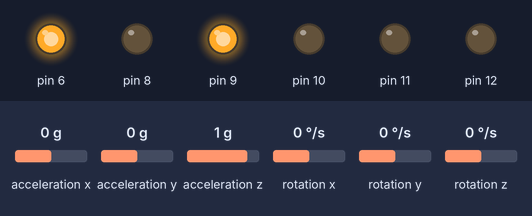
This sketch was run on a simulated Arduino Uno, built with avr-gcc and run on an emulated ATmega328P. Shown: output pins drawn as LEDs (lit = HIGH). Wiring (inferred from the names in the program): MPU-6050 motion sensor at I2C address 0x68. Inputs (shaded band) come from the test bench; at power-on: rotation y 0 °/s, acceleration x 0 g, acceleration y 0 g, acceleration z 1 g, rotation x 0 °/s, rotation z 0 °/s.

Above: at 1.3 s.
1.4 s: rotation y set to 24 °/s
At 3.2 s:
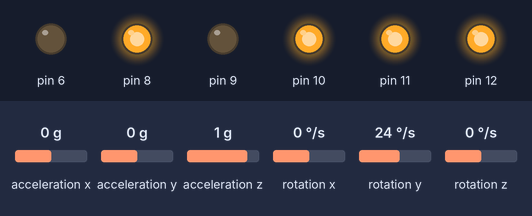
3.5 s: rotation y set to 0 °/s
At 5.57 s:
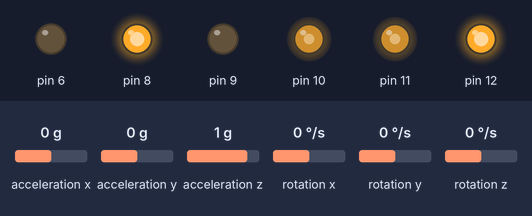
6.5 s: acceleration x set to 0.8 g
At 7.2 s:
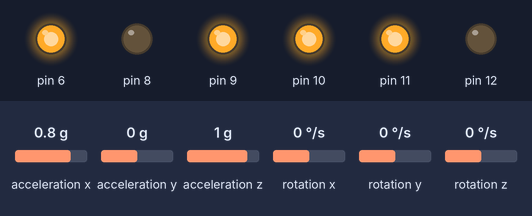
8.2 s: acceleration x set to -1.4 g
At 10.8 s:
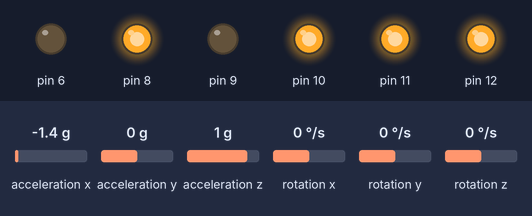
Timing chart, 0 to 12.2 s (numbered marks = the images above; inputs shaded):
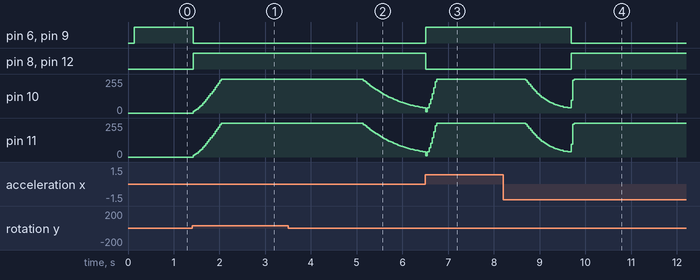

Measured:
- after the input at 1.4 s, pin 6, pin 9: HIGH → LOW at once; pin 8, pin 12: LOW → HIGH at once; pin 10, pin 11: moves from 0/255 to 255/255 over 0.61 s, starting at once
- after the input at 3.5 s, pin 10, pin 11: moves from 255/255 to 38/255 over 1.4 s, starting after 1.6 s
- after the input at 6.5 s, pin 6, pin 9: LOW → HIGH at once; pin 8, pin 12: HIGH → LOW at once
- after the input at 8.2 s, pin 6, pin 9: HIGH → LOW after 1.5 s; pin 8, pin 12: LOW → HIGH after 1.5 s

The sketch:

Blancer.ino
```cpp
//블루투스제어 같은겨웅 안드로이드어플쪽 까지 같이 포함해야 되기 때문에 해당부분 소스는 빼고 아두이노 쪽에서도 관련 소스를 전처리기 처리 했습니다.
//#define USING_BLUETOOTH

#include <Wire.h>
#include <dcmotor2.h>

#include <inttypes.h>
#include <Kalman.h>
#include <CMPU6050.h>

#ifdef USING_BLUETOOTH
#ifdef SOFTBT
	#include <SoftwareSerial.h>
	#include <CBlueToothMng.h>
#else
	#include <CSEBlueToothMng.h>
#endif
#include <CPacketDefine.h>
#endif


#include "mytime.h"
#include "CPIDMng.h"

#define STAND_BY 6	//TB6612FNG모터 드라이버의 READY핀, arduino pin 6

//----------------------------------------------------------------------------------------------------------------------------------------
#ifdef USING_BLUETOOTH
void AnalyzeBTPacket(char* pPacket, int len);

#ifdef SOFTBT //소프트 웨어 시리얼틍통한 블루투스(편리하지만, 소프트웨어 블루투스의 인터럽트가 서보라이브러리의 인터럽트를 방해해서(소프트시리얼 라이브러리내의 cli()같은 함수들), 서보모터를 튀게 만들어서 못쓰겠다)
CBlueToothMng g_BM(2, 3, 57600, AnalyzeBTPacket);  //software serial bluetooth
//CBlueToothMng g_BM(0, 1, 57600, AnalyzeBTPacket);  //software serial bluetooth, ADU RX, TX => blueTooth TX, RX
#else
CSEBlueToothMng g_BM(57600, AnalyzeBTPacket);  //serial bluetooth
#endif
#endif

/*
모터드라이버 제어 클래스

pin1, pin2, pwm1 : (arduino 5, 4, 3) 모터1제어
pnn3, pin4, pwm2 : (arduino 7, 8, 11)모터2제어

bEnablePWM : true일경우 pwm제어를 수행
(int pin1, int pin2, int pin3, int pin4, int pwm1, int pwm2, bool bEnablePWM)
*/
CDCMotorDriver g_Motor(6, 12, 9, 8, 10, 11, true);
//CDCMotorDriver g_Motor(5, 4, 7, 8, 3, 11, true);
//--------------------------------------------------------------------------------------------------------------------------------------------------------------------------------
#include "CSelfBlancer.h"
CSelfBlancer g_Blancer;

void setup()
{
#ifdef MYDEBUG
  Serial.begin(9600);
#endif

  //모터드라이버의 STAND_BY핀에 HIGH를 출력해서 모터드라이버를 활성화 시킨다.
  //pinMode(STAND_BY, OUTPUT);
  //digitalWrite(STAND_BY, HIGH);

#ifdef USING_BLUETOOTH
  //불루투스 매니저 초기화
  g_BM.Start();
#endif

  //모터드라이버 초기화
  g_Motor.Init();

  //밸런싱 컨트롤러 초기화
  g_Blancer.Init();

#ifndef USING_BLUETOOTH
  //블루투스 없이 바로 제어하는경우 바로 밸런싱 제어루틴 시작
  g_Blancer.Enable(true);
#endif
}

void loop()
{
#ifdef USING_BLUETOOTH
	g_BM.Update();		//블루투스 매니저 업데이트
#endif

	g_Blancer.Update();	//밸런서 업데이트
}

/*수신된 블루투스 패킷 처리 수행함

안드로이드 제어 어플로 부터 다음 신호를 수신 받아서 처리한다.,

밸런싱로봇 시작/종료
전진/후진/좌회전/우회전
PID관련 상수 설정(P, I, D, PWM제한값)
동체 중심각
---------------------------------------------------------------------
아두이노와 안드로이드간에 블루투스 통신을 통해서 주고 받는 패킷은
다음과 같은 구조로 이루어져있다.

시작지시(1바이트), 패킷길이(2바이트), 패킷타입(1바이트)

위의 구조가 가장 짧은 패킷의 구조이다.

패킷의 타입에 따라서 뒤에 임의의 길이의 데이터가 더 추가된다.

각 송수신 패킷은 수신버퍼와 송신 버퍼에 차곡차곡 기록되며,
송신시 송신 버퍼로 부터 한꺼번에 꺼내서 송신을 하고, 수신되는 데이터는
수신버퍼에 차곡차곡 쌓았다가,
하나의 패킷이 완성될때마다 하나씩 꺼내서 처리하게된다.
종료지시 바이트가 없어, 중간 패킷손실에 취약하다.
블루투스가 패킷손실을 어느정도까지 보정해주는지 모르겠다.
아무튼 근거리에서 현재까지는 아무런 문제 없지만, 블루투스 장비간의 거리가 멀어져서
신호가 까딱까딱하는 상황이 생겼을때 어떻게 될지 모르겠다.
메모리가 복사가 빈번하여 퍼포먼스에 문제가 있을 수 있다.
*/

#ifdef USING_BLUETOOTH
void AnalyzeBTPacket(char* pPacket, int len)
{
  switch(pPacket[3])
  {
    case PK_BT_PING: //서로 잘살아 있는지 확인하기 위한패킷
      {
        g_BM.SendPacket(PK_BT_PING);
      }
      break;

    case PK_BT_DC_FOWARD: //전진
      {
        g_Blancer.SetCenter(BL_CENTER_ANGLE - 6.0f);
      }
      break;
    case PK_BT_DC_BACKWARD: //후진
      {
        g_Blancer.SetCenter(BL_CENTER_ANGLE + 6.0f);
      }
      break;
    case PK_BT_DC_STOP: //정지
      {
        g_Blancer.SetCenter(BL_CENTER_ANGLE);
		g_Blancer.ResetBlancing();
      }
      break;

    case PK_BT_DC_TURN_LEFT: //좌회전
      {
        g_Blancer.SetCenter(BL_CENTER_ANGLE + 0.8f, BL_CENTER_ANGLE - 0.8f);
      }
      break;
    case PK_BT_DC_TURN_RIGHT: //우회전
      {
        g_Blancer.SetCenter(BL_CENTER_ANGLE - 0.8f, BL_CENTER_ANGLE + 0.8f);
      }
      break;

    case PK_BT_SERVO_GET_ANGLE: //서보모터 각도 읽기, 밸런싱 로봇에서는 안쓰는 파라메터임
      {
        g_BM.SendPacket(PK_BT_SERVO_GET_ANGLE, (char)0);
      }
      break;

    case PK_BT_ENABLE_AI: //자동주행시작
      {
        g_Blancer.Enable(true);
      }
      break;
    case PK_BT_DISABLE_AI: //자동주행종료
      {
        g_Blancer.Enable(false);
      }
      break;
	case PK_BT_PID_KP:	//PID,비례상수 제어
		{
			CPIDMng::SetKP(*((float *)&pPacket[4]));
		}
		break;
	case PK_BT_PID_KI:	//PID, 적분 상수 제어
		{
			CPIDMng::SetKI(*((float *)&pPacket[4]));
		}
		break;
	case PK_BT_PID_KD:	//PID, 미분 상수 제어
		{
			CPIDMng::SetKD(*((float *)&pPacket[4]));
		}
		break;
	case PK_BT_CENTER:	//동체의 중심 각도를 지정, 기본 각도는 0도
		{
			gSetCenter(*((float *)&pPacket[4]));
		}
		break;
	case PK_BT_MAX_PWM://PWM주파수의 최대치를 설정 (0 ~ 255)
		{
			CPIDMng::SetPWMLimit(*((float *)&pPacket[4]));
		}
		break;
  }
}
#endif
```

CAngleUtil.cpp
```cpp
#include "CAngleUtil.h"

float gGetErrorAngle(float fCurAngle, float fDestAngle)
{
	float fAngleDelta;

	if (fCurAngle > fDestAngle)
		fAngleDelta = fCurAngle - fDestAngle;
	else
		fAngleDelta = fDestAngle - fCurAngle;


	float fDiffAngle = 360.0f - fAngleDelta;


	if (fDiffAngle < fAngleDelta)
		return fDiffAngle;
	return fAngleDelta;

}

//해당 각도가 기준점의 왼쪽에 있는지 오른쪽에 있는지 확인
int gCheckAngleSide(float fCurAngle, float fDestAngle)
{
	float fAngleDelta = fDestAngle - fCurAngle;

	if (fAngleDelta > 0.0f)
	{
		float a = fAngleDelta;
		float b = 360.0f - fAngleDelta;

		if (a < b)
			return ANGLE_SIDE_LEFT;
		return ANGLE_SIDE_RIGHT;
	}

	float a = -fAngleDelta;
	float b = 360.0f + fAngleDelta;

	if (a < b)
		return ANGLE_SIDE_RIGHT;
	return ANGLE_SIDE_LEFT;
}
```

CAngleUtil.h
```cpp
#ifndef ANGLE_UTIL_H_
#define ANGLE_UTIL_H_

#define ANGLE_SIDE_LEFT 0
#define ANGLE_SIDE_RIGHT 1

float gGetErrorAngle(float fCurAngle, float fDestAngle);
int gCheckAngleSide(float fCurAngle, float fDestAngle);
#endif
```

CPIDMng.cpp
```cpp
#include "CPIDMng.h"

float BL_CENTER_ANGLE = 0.0f;

float CPIDMng::PID_KP = 5.8f;
float CPIDMng::PID_KI = 21.8f;
float CPIDMng::PID_KD = 10.4f;
float CPIDMng::PWM_LIMIT = 255.0f;

void gSetCenter(float fCenter) {BL_CENTER_ANGLE = fCenter;}

void CPIDMng::SetKP(float kp)
{
	PID_KP = kp;
}

void CPIDMng::SetKI(float ki)
{
	PID_KI = ki;
}

void CPIDMng::SetKD(float kd)
{
	PID_KD = kd;
}

void CPIDMng::SetPWMLimit(float f)
{
	PWM_LIMIT = f;
}
```

CPIDMng.h
```cpp
#ifndef PID_MNG_H_
#define PID_MNG_H_

#include <Arduino.h>
#include "CAngleUtil.h"

/*
#define PID_KP (1.0f / 35.0f)
#define PID_KI 0.05f
#define PID_KD 6.7f
*/

#define LIMIT_AMOUNT 20.0f

void gSetCenter(float fCenter);

/*PID제어 클래스

P : 비례제어, 제어의 핵심이 되는 제어 상수이다. 제어가 필요한 만큼 비례해서 제어값을 산출한다.  P상수 * 오차
I : 적분제어, 비례제어의 정밀하지 못함을 보충하기 위한제어로 누적된 오차만큼 추가제어를 통해서 좀더 정밀한 제어값을 제공한다. I상수 * 오차누적
D : 미분제어, 급격한 환경변화에 대해 좀더 신속한 제어를 위한 제어 값을 제공  D상수 * (현재오차 - 이전오차)


위의 설명에서 보이는 것처럼 비례제어가 가장주된 제어이며 중요한 제어입니다.
밸런싱 로봇을 완성했다면 가장 먼저 P제어 상수를 찾아야 합니다.
I, D제어상수를 0으로 둔상태에서 최적의 P제어 상수를 찾은 다음에
I와 D제어 상수를 찾으시기 바랍니다.

제가 설정해놓은 값들은 단지 저의 환경에 맞는 값입니다. 똑같은 환경구성이 아닌다음에는 당연히 제대로 제어 되지 않을 겁니다.
*/
class CPIDMng
{
	float m_fOldAngle;	//이전각
	float m_fDestAngle;	//목표각
	float m_fErrorAmount;	//오차누적

public:
	CPIDMng()
	{
		m_fOldAngle = 0.0f;
		m_fDestAngle = 0.0f;
		m_fErrorAmount = 0.0f;
	}

	static float PID_KP;	//비례제어상수
	static float PID_KI;	//적분제어상수
	static float PID_KD;	//미분제어상수
	static float PWM_LIMIT;	//PWM 제한값

	//각종 상수값 설정
	static void SetKP(float kp);
	static void SetKI(float ki);
	static void SetKD(float kd);
	static void SetPWMLimit(float f);

	//제어 목표각 설정
	void SetDestAngle(float fAngle)
	{
		m_fDestAngle = fAngle;
	}

	//PID제어 초기화
	void Init(float fDestAngle)
	{
		m_fOldAngle = 0.0f;
		m_fDestAngle = fDestAngle;
		m_fErrorAmount = 0.0f;
	}

	//제어값들만 초기화 시킴
	void Reset()
	{
		m_fOldAngle = 0.0f;
		m_fErrorAmount = 0.0f;
	}

	//PID제어 수행
	float PID(float fCurAngle)
	{
		//목표각과 현재각의 오차를 구함
		float fErrorAngle = m_fDestAngle - fCurAngle;

		//오차를 누적시킴
		m_fErrorAmount += fErrorAngle * 0.1f;

		/*PID제어 공식에 따라서 제어값 산출
		단, 적분제어 값의 경우 일정 한계값까지 클리핑(-LIMIT_AMOUNT ~ LIMIT_AMOUNT) 하는데, 아무리 정밀한 제어를 하더라도 완전한 목표값에 도달할 수 없기 때문에
		시간이 지날 수록 누적 오차가 너무커져서 제어에 실패하기 때문이다.
		*/
		float fPID = (PID_KP * fErrorAngle) + (PID_KI * constrain(m_fErrorAmount, -LIMIT_AMOUNT, LIMIT_AMOUNT)) + (PID_KD * (fErrorAngle - m_fOldAngle));

		//현재의 오차값을 저장하기
		m_fOldAngle = fErrorAngle;

		//PID값을 pwm제한 값으로 매핑
		return constrain(fPID, -PWM_LIMIT, PWM_LIMIT);
	}
};

#endif
```

CSelfBlancer.h
```cpp
  #ifndef SELF_BALANCER_H_
#define SELF_BALANCER_H_

#define BL_UPDATE_TIME (1.0f / 30.0f)
#define ERR_ANGLE_RANGE (0.5f)

#ifdef USING_LED
#define FRONT_LED 9
#define BACK_LED 10
#endif

extern float BL_CENTER_ANGLE;

/*
기본구조

좌/우 각각 PID제어를 수행한다.

초당 30번 센서로 현재 차체의 각도를 측정해서 해당 값을 이용해 PID제어 값을 산출 하고 모터 제어에 반영한다.
*/

//밸런스 제어
class CSelfBlancer
{
protected:
	bool m_bEnabled;			//밸런스 제어 활성화 상태인지
	float m_fLeftCenterAngle;	//좌측 모터 밸런스 제어
	float m_fRightCenterAngle;	//우측 모터 밸런스 제어
	CMpu6050Manager m_Gyro;		//mpu6550 자이로/가속도 센서
	CPIDMng m_Left;				//좌측 모터를 위한 pid유틸
	CPIDMng m_Right;			//우측 모터를 위한 pid유틸
	bool m_bLeftBlancing;		//좌측 모터 밸런싱이 필요한가
	bool m_bRightBlancing;		//우측 모터 밸런싱이 필요한가
	CMyTime m_UpdateTime;		//시간측정 유틸
public:
	CSelfBlancer()
	{
		m_bEnabled = false;
		m_bLeftBlancing = false;
		m_bRightBlancing = false;
		m_fLeftCenterAngle = BL_CENTER_ANGLE;
		m_fRightCenterAngle = BL_CENTER_ANGLE;
	}

	//밸런싱 제어 시작
	void Enable(bool bEnable)
	{
		m_bEnabled = bEnable;

		if (bEnable)
		{
			m_bLeftBlancing = false;
			m_bRightBlancing = false;
			m_fLeftCenterAngle = BL_CENTER_ANGLE;
			m_fRightCenterAngle = BL_CENTER_ANGLE;
			m_UpdateTime.Capture();
		}

		g_Motor.StopAll();
	}

	//각종 초기화 수행
	void Init()
	{
		m_Gyro.Init();
		m_UpdateTime.Capture();

#ifdef USING_LED
		//기울어진방향의 LED를 PWM제어하기위해 PWM핀에 연결해뒀음
		pinMode(FRONT_LED, OUTPUT);
		pinMode(BACK_LED, OUTPUT);


		//LED모두끄기
		TurnFrontLed(0);
		TurnBackLed(0);
#endif
	}

#ifdef USING_LED
	//전면 LED제어
	void TurnFrontLed(int pwm)
	{
		if (pwm == 0)
			digitalWrite(FRONT_LED, LOW);
		else
			analogWrite(FRONT_LED, pwm);
	}

	//후면 LED제어
	void TurnBackLed(int pwm)
	{
		if (pwm == 0)
			digitalWrite(BACK_LED, LOW);
		else
			analogWrite(BACK_LED, pwm);
	}
#endif

	//차체의 중심 각도를 설정한다. 기본적으로 0값이며, 이동제어를 위해서 이값을 조절하기위해서 존재함
	void SetCenter(float fAngle)
	{
		m_fLeftCenterAngle = fAngle;
		m_fRightCenterAngle = fAngle;

		m_Left.SetDestAngle(fAngle);
		m_Right.SetDestAngle(fAngle);
	}

	//차체의 좌 우측 센터 각도를 설정한다. 차체의 회전 제어를 위함
	void SetCenter(float fLeft, float fRight)
	{
		m_fLeftCenterAngle = fLeft;
		m_fRightCenterAngle = fRight;

		m_Left.SetDestAngle(fLeft);
		m_Right.SetDestAngle(fRight);
	}

	//차체의 좌측 모터 중심각 설정
	void SetLeftCenter(float fAngle)
	{
		m_fLeftCenterAngle = fAngle;
		m_Left.SetDestAngle(fAngle);
	}

	//차체의 우측 모터 중심각 설정
	void SetRightAngle(float fAngle)
	{
		m_fRightCenterAngle = fAngle;
		m_Right.SetDestAngle(fAngle);
	}

	//매프레임 호출되어 갱신이 수행된다.
	void Update()
	{
		//대략 초당 30번 갱신루틴이 진행되도록 시간을 검사한다.
		if (m_UpdateTime.GetPassedTime() < BL_UPDATE_TIME)
			return;

		//현재 시간을 캡쳐
		m_UpdateTime.Capture();

		//자이로 센서갱신시킴
		m_Gyro.Update();

		//밸런싱중이라면
		if (m_bEnabled)
		{
			UpdateLeft(m_Gyro.GetKalAngleY());//좌측 모터 밸런싱
			UpdateRight(m_Gyro.GetKalAngleY()); //우측모터 밸런싱
		}
	}

	//pid제어값을 초기화 시키고 좌우측 밸런싱이 다시 되도록 설정함
	void ResetBlancing()
	{
		LeftBlancing();
		RightBlancing();
	}
private:

	//좌측 모터 밸런싱 시작하도록 설정
	void LeftBlancing()
	{
		m_bLeftBlancing = true;
		m_Left.Init(m_fLeftCenterAngle);	//PID제어 초기화수행
	}

	//우측 모터 밸런싱 시작하도록 설정
	void RightBlancing()
	{
		m_bRightBlancing = true;
		m_Right.Init(m_fRightCenterAngle);
	}

	//좌측 모터 밸런싱 제어
	void UpdateLeft(float fCurAngle)
	{
		if (!m_bLeftBlancing)
		{
			LeftBlancing();
		}

		float fControl = m_Left.PID(fCurAngle);

		if (fControl < 0.0f) //차체가 뒤로 기울었으면
		{
			g_Motor.Backward(true, (uint8_t)(-fControl)); //후진
                        //g_Motor.Forward(true, (uint8_t)(-fControl)); //후진

#ifdef USING_LED
			//후진 LED켜기
			TurnFrontLed(0);
			TurnBackLed((uint8_t)(-fControl));
#endif
		}
		else //차체가 앞으로 기울었으면
		{
			g_Motor.Forward(true, (uint8_t)fControl);	//전진
                        //g_Motor.Backward(true, (uint8_t)fControl);	//전진

#ifdef USING_LED
			//전진 LED켜기
			TurnFrontLed((uint8_t)fControl);
			TurnBackLed(0);
#endif
		}
	}

	//우측 모터 밸런싱제어
	void UpdateRight(float fCurAngle)
	{
		if (!m_bRightBlancing)
		{
			RightBlancing();
		}

		float fControl = m_Right.PID(fCurAngle);

		if (fControl < 0.0f)
                {
			g_Motor.Backward(false, (uint8_t)(-fControl));
                        //g_Motor.Forward(false, (uint8_t)(-fControl));
                }
		else
                {
			g_Motor.Forward(false, (uint8_t)fControl);
                        //g_Motor.Backward(false, (uint8_t)fControl);
                }
	}
};
#endif
```

mytime.h
```cpp
#ifndef MYTIME_H_
#define MYTIME_H_

//시간 측정 유틸리티입니다.
class CMyTime
{
	long m_lTime;
public:
	CMyTime()
	{
		m_lTime = millis();
	}

	//현재 시간캡쳐
	void Capture()
	{
		m_lTime = millis();
	}

	//이전에 capture한 시점부터 이함수를 호출하는 시점까지의 경과 시간을 초단위로 구함
	float GetPassedTime()
	{
		long lpassedTime = millis() - m_lTime;

		return (float)lpassedTime * (1.0f / 1000.0f);
	}
};
#endif
```
